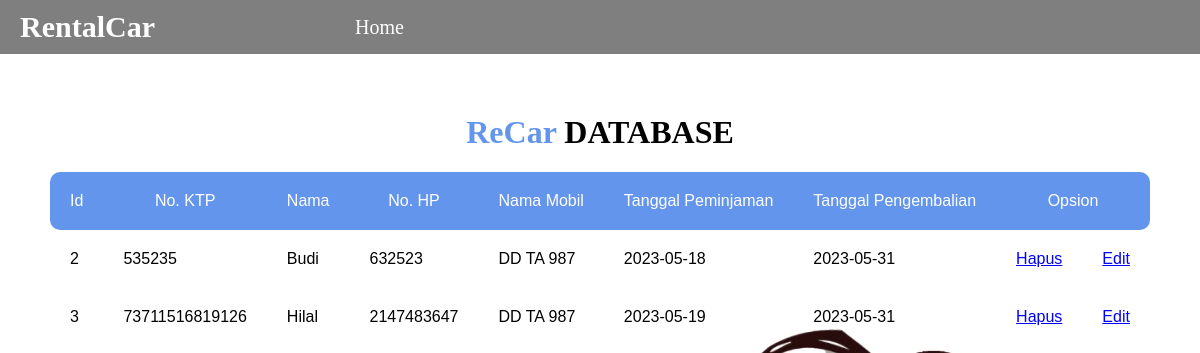
Page /tabel.php on the committed database.
### tables this page shows
CREATE TABLE `peminjaman` (
  `id` int(11) NOT NULL,
  `no_ktp` varchar(15) NOT NULL,
  `nama` varchar(45) DEFAULT NULL,
  `no_hp` int(15) DEFAULT NULL,
  `kd_mobil` varchar(45) DEFAULT NULL,
  `tgl_peminjaman` date DEFAULT NULL,
  `tgl_pengembalian` date DEFAULT NULL
);

### tabel.php (the view, shortened to what this page needs)
<?php
include "koneksi.php";
$sql = "SELECT * FROM peminjaman";
$hasil = mysqli_query($koneksi, $sql);
?>
<!DOCTYPE html>
<html lang="en">
<head>
    <link rel="stylesheet" href="tabelcss.css">
</head>
<body>
    <div class="navbar">
        <span class="brand">RentalCar</span>
        <ul class="navbarItem">
            <li id="a"><a id="link" href="main.php">Home</a></li>
        </ul>
    </div>
    <div class="semua" align="center">
        <h1><span style="color : cornflowerblue;">ReCar</span> DATABASE</h1>
        <table cellpadding="20">
            <thead>
                <tr>
                    <td>Id</td>
                    <td>No. KTP</td>
                    <td>Nama</td>
                    <td>No. HP</td>
                    <td>Nama Mobil</td>
                    <td>Tanggal Peminjaman</td>
                    <td>Tanggal Pengembalian</td>
                    <td colspan="2">Opsion</td>
                </tr>
            </thead>
            <tbody>
            <?php
while ($data = mysqli_fetch_array($hasil)) {
    ?>
            <tr>
                <td><?php echo $data['id']; ?></td>
                <td><?php echo $data['no_ktp']; ?></td>
                <td><?php echo $data['nama']; ?></td>
                <td><?php echo $data['no_hp']; ?></td>
                <td><?php echo $data['kd_mobil']; ?></td>
                <td><?php echo $data['tgl_peminjaman']; ?></td>
                <td><?php echo $data['tgl_pengembalian']; ?></td>
                <td>
                    <a id="cu" href="delete.php?id=<?php echo $data['id']; ?>"onclick="return confirm('Apakah Anda Ingin Benar - Benar Menghapus ?')">Hapus</a>
                </td>
                <td><a id="cu" href="update.php?id=<?php echo $data['id']; ?>">Edit</a></td>
            </tr>
        <?php
}
?>
        </tbody>
    </table>
    </div>
</body>
</html>

### tabelcss.css (style rules this page uses)
body { background-image: url(gambar7.png); background-size: cover; margin: 0; }
table { border: none; border-collapse: collapse; font-family: sans-serif; margin: 0; }
thead { background-color: cornflowerblue; color: white; border-radius: 10px; text-align: center; }
h1 { text-align: center; }
.semua { margin-top: 5%; }
td:first-child { border-radius: 10px 0 0 10px; }
td:last-child { border-radius: 0 10px 10px 0; }
.brand { color: white; font-size: 30px; font-weight: bolder; font-family: Brush Script MT; }
.navbarItem { align-items: center; margin: 0; padding-left: 100px; list-style: none; font-size: 20px; display: flex; }
#a { padding-left: 100px; }
#link { color: white; text-decoration: none; }
.navbar { margin: 0; padding: 10px 20px; background-color: rgba(0, 0, 0, 50%); width: 1; display: flex; }
#cu { color: blue; }

### rows in the picture
peminjaman: id "2", no_ktp "535235", nama "Budi", no_hp "632523", kd_mobil "DD TA 987", tgl_peminjaman "2023-05-18", tgl_pengembalian "2023-05-31"
peminjaman: id "3", no_ktp "73711516819126", nama "Hilal", no_hp "2147483647", kd_mobil "DD TA 987", tgl_peminjaman "2023-05-19", tgl_pengembalian "2023-05-31"
